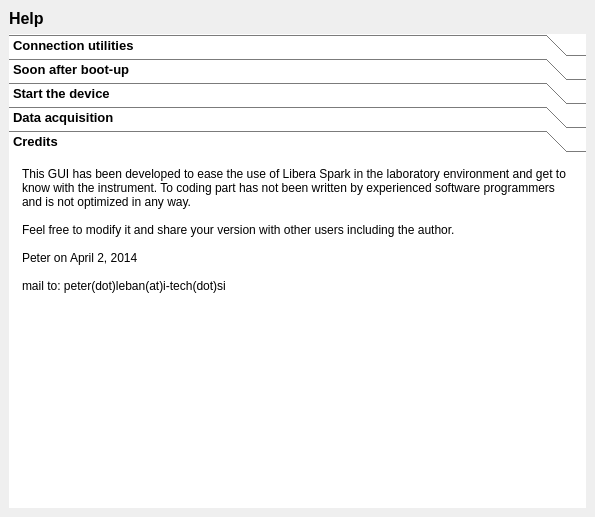
<?xml version="1.0" encoding="UTF-8"?>
<ui version="4.0">
 <class>Help</class>
 <widget class="QMainWindow" name="Help">
  <property name="geometry">
   <rect>
    <x>0</x>
    <y>0</y>
    <width>595</width>
    <height>517</height>
   </rect>
  </property>
  <property name="windowTitle">
   <string>Help with Libera Spark GUI</string>
  </property>
  <widget class="QWidget" name="centralwidget">
   <layout class="QGridLayout" name="gridLayout_8">
    <item row="0" column="0">
     <widget class="QLabel" name="label">
      <property name="font">
       <font>
        <family>Arial</family>
        <pointsize>12</pointsize>
        <weight>75</weight>
        <bold>true</bold>
       </font>
      </property>
      <property name="text">
       <string>Help</string>
      </property>
     </widget>
    </item>
    <item row="1" column="0">
     <widget class="QToolBox" name="toolBox">
      <property name="font">
       <font>
        <family>Arial</family>
        <pointsize>10</pointsize>
        <weight>75</weight>
        <italic>false</italic>
        <bold>true</bold>
       </font>
      </property>
      <property name="styleSheet">
       <string notr="true">background-color: rgb(255, 255, 255);</string>
      </property>
      <property name="currentIndex">
       <number>4</number>
      </property>
      <property name="tabSpacing">
       <number>1</number>
      </property>
      <widget class="QWidget" name="page">
       <property name="geometry">
        <rect>
         <x>0</x>
         <y>0</y>
         <width>577</width>
         <height>349</height>
        </rect>
       </property>
       <attribute name="label">
        <string>Connection utilities</string>
       </attribute>
       <layout class="QGridLayout" name="gridLayout">
        <item row="0" column="0">
         <widget class="QTextBrowser" name="Welcome">
          <property name="font">
           <font>
            <family>Arial</family>
            <pointsize>9</pointsize>
            <weight>50</weight>
            <italic>false</italic>
            <bold>false</bold>
           </font>
          </property>
          <property name="styleSheet">
           <string notr="true">font: 9pt &quot;Arial&quot;;</string>
          </property>
          <property name="frameShape">
           <enum>QFrame::NoFrame</enum>
          </property>
          <property name="frameShadow">
           <enum>QFrame::Plain</enum>
          </property>
          <property name="lineWidth">
           <number>0</number>
          </property>
          <property name="html">
           <string>&lt;!DOCTYPE HTML PUBLIC &quot;-//W3C//DTD HTML 4.0//EN&quot; &quot;http://www.w3.org/TR/REC-html40/strict.dtd&quot;&gt;
&lt;html&gt;&lt;head&gt;&lt;meta name=&quot;qrichtext&quot; content=&quot;1&quot; /&gt;&lt;style type=&quot;text/css&quot;&gt;
p, li { white-space: pre-wrap; }
&lt;/style&gt;&lt;/head&gt;&lt;body style=&quot; font-family:'Arial'; font-size:9pt; font-weight:400; font-style:normal;&quot;&gt;
&lt;p style=&quot; margin-top:0px; margin-bottom:0px; margin-left:0px; margin-right:0px; -qt-block-indent:0; text-indent:0px;&quot;&gt;This GUI uses &lt;span style=&quot; font-weight:600;&quot;&gt;netcat-traditional&lt;/span&gt; tool to connect to Libera Spark. If &lt;span style=&quot; font-weight:600;&quot;&gt;netcat-bsd&lt;/span&gt; is installed, please purge it and install &lt;span style=&quot; font-weight:600;&quot;&gt;netcat-traditional&lt;/span&gt;!&lt;/p&gt;
&lt;p style=&quot;-qt-paragraph-type:empty; margin-top:0px; margin-bottom:0px; margin-left:0px; margin-right:0px; -qt-block-indent:0; text-indent:0px;&quot;&gt;&lt;/p&gt;
&lt;p style=&quot; margin-top:0px; margin-bottom:0px; margin-left:0px; margin-right:0px; -qt-block-indent:0; text-indent:0px;&quot;&gt;The reboot button uses &lt;span style=&quot; font-weight:600;&quot;&gt;plink&lt;/span&gt; tool to send the reboot command. Make sure &lt;span style=&quot; font-weight:600;&quot;&gt;plink&lt;/span&gt; is installed.&lt;/p&gt;
&lt;p style=&quot; margin-top:0px; margin-bottom:0px; margin-left:0px; margin-right:0px; -qt-block-indent:0; text-indent:0px;&quot;&gt;When connecting to Libera Spark for the first time (only), the plink will request to confirm storing the key. Do initial connection from the terminal to allow storing the key.&lt;/p&gt;
&lt;p style=&quot;-qt-paragraph-type:empty; margin-top:0px; margin-bottom:0px; margin-left:0px; margin-right:0px; -qt-block-indent:0; text-indent:0px;&quot;&gt;&lt;/p&gt;
&lt;p style=&quot; margin-top:0px; margin-bottom:0px; margin-left:0px; margin-right:0px; -qt-block-indent:0; text-indent:0px;&quot;&gt;Use: 'plink -ssh -l root -pw Jungle &amp;lt;ip_address&amp;gt; ls'&lt;/p&gt;
&lt;p style=&quot;-qt-paragraph-type:empty; margin-top:0px; margin-bottom:0px; margin-left:0px; margin-right:0px; -qt-block-indent:0; text-indent:0px;&quot;&gt;&lt;/p&gt;
&lt;p style=&quot; margin-top:0px; margin-bottom:0px; margin-left:0px; margin-right:0px; -qt-block-indent:0; text-indent:0px;&quot;&gt;and press 'y' or 'yes'.&lt;/p&gt;
&lt;p style=&quot;-qt-paragraph-type:empty; margin-top:0px; margin-bottom:0px; margin-left:0px; margin-right:0px; -qt-block-indent:0; text-indent:0px;&quot;&gt;&lt;/p&gt;
&lt;p style=&quot;-qt-paragraph-type:empty; margin-top:0px; margin-bottom:0px; margin-left:0px; margin-right:0px; -qt-block-indent:0; text-indent:0px;&quot;&gt;&lt;/p&gt;&lt;/body&gt;&lt;/html&gt;</string>
          </property>
         </widget>
        </item>
       </layout>
      </widget>
      <widget class="QWidget" name="page_2">
       <property name="geometry">
        <rect>
         <x>0</x>
         <y>0</y>
         <width>577</width>
         <height>349</height>
        </rect>
       </property>
       <attribute name="label">
        <string>Soon after boot-up</string>
       </attribute>
       <layout class="QGridLayout" name="gridLayout_2">
        <item row="0" column="0">
         <widget class="QTextBrowser" name="Connections">
          <property name="font">
           <font>
            <family>Arial</family>
            <pointsize>9</pointsize>
            <weight>50</weight>
            <italic>false</italic>
            <bold>false</bold>
           </font>
          </property>
          <property name="styleSheet">
           <string notr="true">font: 9pt &quot;Arial&quot;;</string>
          </property>
          <property name="frameShape">
           <enum>QFrame::NoFrame</enum>
          </property>
          <property name="frameShadow">
           <enum>QFrame::Plain</enum>
          </property>
          <property name="lineWidth">
           <number>0</number>
          </property>
          <property name="html">
           <string>&lt;!DOCTYPE HTML PUBLIC &quot;-//W3C//DTD HTML 4.0//EN&quot; &quot;http://www.w3.org/TR/REC-html40/strict.dtd&quot;&gt;
&lt;html&gt;&lt;head&gt;&lt;meta name=&quot;qrichtext&quot; content=&quot;1&quot; /&gt;&lt;style type=&quot;text/css&quot;&gt;
p, li { white-space: pre-wrap; }
&lt;/style&gt;&lt;/head&gt;&lt;body style=&quot; font-family:'Arial'; font-size:9pt; font-weight:400; font-style:normal;&quot;&gt;
&lt;p style=&quot; margin-top:0px; margin-bottom:0px; margin-left:0px; margin-right:0px; -qt-block-indent:0; text-indent:0px;&quot;&gt;Make sure you have entered correct IP address of your Libera Spark in the top of the window. To briefly check the device status, press ? button. It will report the device status &amp;quot;RUNNING&amp;quot; or &amp;quot;NON_INITIALIZED&amp;quot;.&lt;/p&gt;
&lt;p style=&quot;-qt-paragraph-type:empty; margin-top:0px; margin-bottom:0px; margin-left:0px; margin-right:0px; -qt-block-indent:0; text-indent:0px;&quot;&gt;&lt;/p&gt;
&lt;p style=&quot; margin-top:0px; margin-bottom:0px; margin-left:0px; margin-right:0px; -qt-block-indent:0; text-indent:0px;&quot;&gt;If your Libera Spark is in &amp;quot;NON_INITIALIZED state, you can set a custom ADC sampling frequency (ADC FREQ.). Set it in [Hz] and start the Libera Spark (green &amp;quot;Play&amp;quot; button).&lt;/p&gt;
&lt;p style=&quot;-qt-paragraph-type:empty; margin-top:0px; margin-bottom:0px; margin-left:0px; margin-right:0px; -qt-block-indent:0; text-indent:0px;&quot;&gt;&lt;/p&gt;
&lt;p style=&quot;-qt-paragraph-type:empty; margin-top:0px; margin-bottom:0px; margin-left:0px; margin-right:0px; -qt-block-indent:0; text-indent:0px;&quot;&gt;&lt;/p&gt;&lt;/body&gt;&lt;/html&gt;</string>
          </property>
         </widget>
        </item>
       </layout>
      </widget>
      <widget class="QWidget" name="page_3">
       <property name="geometry">
        <rect>
         <x>0</x>
         <y>0</y>
         <width>577</width>
         <height>349</height>
        </rect>
       </property>
       <attribute name="label">
        <string>Start the device</string>
       </attribute>
       <layout class="QGridLayout" name="gridLayout_3">
        <item row="0" column="0">
         <widget class="QTextBrowser" name="Interfaces">
          <property name="font">
           <font>
            <family>Arial</family>
            <pointsize>9</pointsize>
            <weight>50</weight>
            <italic>false</italic>
            <bold>false</bold>
           </font>
          </property>
          <property name="styleSheet">
           <string notr="true">font: 9pt &quot;Arial&quot;;</string>
          </property>
          <property name="frameShape">
           <enum>QFrame::NoFrame</enum>
          </property>
          <property name="frameShadow">
           <enum>QFrame::Plain</enum>
          </property>
          <property name="lineWidth">
           <number>0</number>
          </property>
          <property name="html">
           <string>&lt;!DOCTYPE HTML PUBLIC &quot;-//W3C//DTD HTML 4.0//EN&quot; &quot;http://www.w3.org/TR/REC-html40/strict.dtd&quot;&gt;
&lt;html&gt;&lt;head&gt;&lt;meta name=&quot;qrichtext&quot; content=&quot;1&quot; /&gt;&lt;style type=&quot;text/css&quot;&gt;
p, li { white-space: pre-wrap; }
&lt;/style&gt;&lt;/head&gt;&lt;body style=&quot; font-family:'Arial'; font-size:9pt; font-weight:400; font-style:normal;&quot;&gt;
&lt;p style=&quot; margin-top:0px; margin-bottom:0px; margin-left:0px; margin-right:0px; -qt-block-indent:0; text-indent:0px;&quot;&gt;To start the application in your Libera Spark click the green &amp;quot;Play&amp;quot; button in the right top of the window. Status will change to &amp;quot;RUNNING&amp;quot;. The application will start processing the data and provide it to buffers.&lt;/p&gt;
&lt;p style=&quot;-qt-paragraph-type:empty; margin-top:0px; margin-bottom:0px; margin-left:0px; margin-right:0px; -qt-block-indent:0; text-indent:0px;&quot;&gt;&lt;/p&gt;
&lt;p style=&quot; margin-top:0px; margin-bottom:0px; margin-left:0px; margin-right:0px; -qt-block-indent:0; text-indent:0px;&quot;&gt;In &amp;quot;Parameters&amp;quot; widget (main part of the screen) click &amp;quot;Read all parameters&amp;quot; to refresh all vital parameters such as Kx, Ky,... Single pass parameters are used in this GUI and are not part of Libera Spark software. In order to plot correct FFT plots, fulfill the Accelerator information parameters (RF, Harmonic number).&lt;/p&gt;
&lt;p style=&quot;-qt-paragraph-type:empty; margin-top:0px; margin-bottom:0px; margin-left:0px; margin-right:0px; -qt-block-indent:0; text-indent:0px;&quot;&gt;&lt;/p&gt;
&lt;p style=&quot; margin-top:0px; margin-bottom:0px; margin-left:0px; margin-right:0px; -qt-block-indent:0; text-indent:0px;&quot;&gt;The lower part of the screen contains the information about the trigger timestamp and counter (including Reset counter button) and trigger delay parameter. A software trigger can be sent to Libera Spark by pressing the Trigger button. There is also a possibility to enable auto sw trigger or auto readout with configurable trigger/readout period (in seconds).&lt;/p&gt;
&lt;p style=&quot; margin-top:0px; margin-bottom:0px; margin-left:0px; margin-right:0px; -qt-block-indent:0; text-indent:0px;&quot;&gt;To the rightmost, there is a save button which will save the currently shown data to the file. File location is same as your directory with this GUI. You can choose to set your custom file name or let this GUI name the file for you.&lt;/p&gt;
&lt;p style=&quot;-qt-paragraph-type:empty; margin-top:0px; margin-bottom:0px; margin-left:0px; margin-right:0px; -qt-block-indent:0; text-indent:0px;&quot;&gt;&lt;/p&gt;
&lt;p style=&quot; margin-top:0px; margin-bottom:0px; margin-left:0px; margin-right:0px; -qt-block-indent:0; text-indent:0px;&quot;&gt;In the lowest part of the screen, there is a console window that will print the important messages.&lt;/p&gt;&lt;/body&gt;&lt;/html&gt;</string>
          </property>
         </widget>
        </item>
       </layout>
      </widget>
      <widget class="QWidget" name="page_4">
       <property name="geometry">
        <rect>
         <x>0</x>
         <y>0</y>
         <width>577</width>
         <height>349</height>
        </rect>
       </property>
       <attribute name="label">
        <string>Data acquisition</string>
       </attribute>
       <layout class="QGridLayout" name="gridLayout_4">
        <item row="0" column="0">
         <widget class="QTextBrowser" name="Bootingup">
          <property name="font">
           <font>
            <family>Arial</family>
            <pointsize>9</pointsize>
            <weight>50</weight>
            <italic>false</italic>
            <bold>false</bold>
           </font>
          </property>
          <property name="styleSheet">
           <string notr="true">font: 9pt &quot;Arial&quot;;</string>
          </property>
          <property name="frameShape">
           <enum>QFrame::NoFrame</enum>
          </property>
          <property name="frameShadow">
           <enum>QFrame::Plain</enum>
          </property>
          <property name="lineWidth">
           <number>0</number>
          </property>
          <property name="html">
           <string>&lt;!DOCTYPE HTML PUBLIC &quot;-//W3C//DTD HTML 4.0//EN&quot; &quot;http://www.w3.org/TR/REC-html40/strict.dtd&quot;&gt;
&lt;html&gt;&lt;head&gt;&lt;meta name=&quot;qrichtext&quot; content=&quot;1&quot; /&gt;&lt;style type=&quot;text/css&quot;&gt;
p, li { white-space: pre-wrap; }
&lt;/style&gt;&lt;/head&gt;&lt;body style=&quot; font-family:'Arial'; font-size:9pt; font-weight:400; font-style:normal;&quot;&gt;
&lt;p style=&quot; margin-top:0px; margin-bottom:0px; margin-left:0px; margin-right:0px; -qt-block-indent:0; text-indent:0px;&quot;&gt;Data is plot in the widgets of the main part of the screen. Widgets are named according to data property: ADC, TBT, FFT, TDP. There are several TBT widgets that display I&amp;amp;Q, amplitudes, X&amp;amp;Y. FFT widget plots the FFT of all data buffers (selectable one at a time). TDP widgets plot X,Y,Q and SUM.&lt;/p&gt;
&lt;p style=&quot;-qt-paragraph-type:empty; margin-top:0px; margin-bottom:0px; margin-left:0px; margin-right:0px; -qt-block-indent:0; text-indent:0px;&quot;&gt;&lt;/p&gt;
&lt;p style=&quot; margin-top:0px; margin-bottom:0px; margin-left:0px; margin-right:0px; -qt-block-indent:0; text-indent:0px;&quot;&gt;Each widget contains a &amp;quot;Plot &amp;lt;buffer&amp;gt;&amp;quot; button. Click to this button will issue a readout command to Libera Spark and plot requested number of samples in the plot. If there is no trigger (sw or hw), data in buffer will not refresh. If option &amp;quot;Refresh with (auto) trigger&amp;quot; option is ticked, the plot will automatically refresh after sw trigger.&lt;/p&gt;
&lt;p style=&quot;-qt-paragraph-type:empty; margin-top:0px; margin-bottom:0px; margin-left:0px; margin-right:0px; -qt-block-indent:0; text-indent:0px;&quot;&gt;&lt;/p&gt;
&lt;p style=&quot; margin-top:0px; margin-bottom:0px; margin-left:0px; margin-right:0px; -qt-block-indent:0; text-indent:0px;&quot;&gt;Plots contain several data series. To show/hide some of them, click on the coloured labels in the right side of the main screen.&lt;/p&gt;&lt;/body&gt;&lt;/html&gt;</string>
          </property>
         </widget>
        </item>
       </layout>
      </widget>
      <widget class="QWidget" name="page_7">
       <property name="geometry">
        <rect>
         <x>0</x>
         <y>0</y>
         <width>577</width>
         <height>349</height>
        </rect>
       </property>
       <attribute name="label">
        <string>Credits</string>
       </attribute>
       <layout class="QGridLayout" name="gridLayout_7">
        <item row="0" column="0">
         <widget class="QTextBrowser" name="MAFprocessing_2">
          <property name="font">
           <font>
            <family>Arial</family>
            <pointsize>9</pointsize>
            <weight>50</weight>
            <italic>false</italic>
            <bold>false</bold>
           </font>
          </property>
          <property name="styleSheet">
           <string notr="true">font: 9pt &quot;Arial&quot;;</string>
          </property>
          <property name="frameShape">
           <enum>QFrame::NoFrame</enum>
          </property>
          <property name="frameShadow">
           <enum>QFrame::Plain</enum>
          </property>
          <property name="lineWidth">
           <number>0</number>
          </property>
          <property name="html">
           <string>&lt;!DOCTYPE HTML PUBLIC &quot;-//W3C//DTD HTML 4.0//EN&quot; &quot;http://www.w3.org/TR/REC-html40/strict.dtd&quot;&gt;
&lt;html&gt;&lt;head&gt;&lt;meta name=&quot;qrichtext&quot; content=&quot;1&quot; /&gt;&lt;style type=&quot;text/css&quot;&gt;
p, li { white-space: pre-wrap; }
&lt;/style&gt;&lt;/head&gt;&lt;body style=&quot; font-family:'Arial'; font-size:9pt; font-weight:400; font-style:normal;&quot;&gt;
&lt;p style=&quot; margin-top:0px; margin-bottom:0px; margin-left:0px; margin-right:0px; -qt-block-indent:0; text-indent:0px;&quot;&gt;This GUI has been developed to ease the use of Libera Spark in the laboratory environment and get to know with the instrument. To coding part has not been written by experienced software programmers and is not optimized in any way.&lt;/p&gt;
&lt;p style=&quot;-qt-paragraph-type:empty; margin-top:0px; margin-bottom:0px; margin-left:0px; margin-right:0px; -qt-block-indent:0; text-indent:0px;&quot;&gt;&lt;/p&gt;
&lt;p style=&quot; margin-top:0px; margin-bottom:0px; margin-left:0px; margin-right:0px; -qt-block-indent:0; text-indent:0px;&quot;&gt;Feel free to modify it and share your version with other users including the author.&lt;/p&gt;
&lt;p style=&quot;-qt-paragraph-type:empty; margin-top:0px; margin-bottom:0px; margin-left:0px; margin-right:0px; -qt-block-indent:0; text-indent:0px;&quot;&gt;&lt;/p&gt;
&lt;p style=&quot; margin-top:0px; margin-bottom:0px; margin-left:0px; margin-right:0px; -qt-block-indent:0; text-indent:0px;&quot;&gt;Peter on April 2, 2014&lt;/p&gt;
&lt;p style=&quot;-qt-paragraph-type:empty; margin-top:0px; margin-bottom:0px; margin-left:0px; margin-right:0px; -qt-block-indent:0; text-indent:0px;&quot;&gt;&lt;/p&gt;
&lt;p style=&quot; margin-top:0px; margin-bottom:0px; margin-left:0px; margin-right:0px; -qt-block-indent:0; text-indent:0px;&quot;&gt;mail to: peter(dot)leban(at)i-tech(dot)si&lt;/p&gt;&lt;/body&gt;&lt;/html&gt;</string>
          </property>
         </widget>
        </item>
       </layout>
      </widget>
     </widget>
    </item>
   </layout>
  </widget>
 </widget>
 <resources/>
 <connections/>
</ui>
